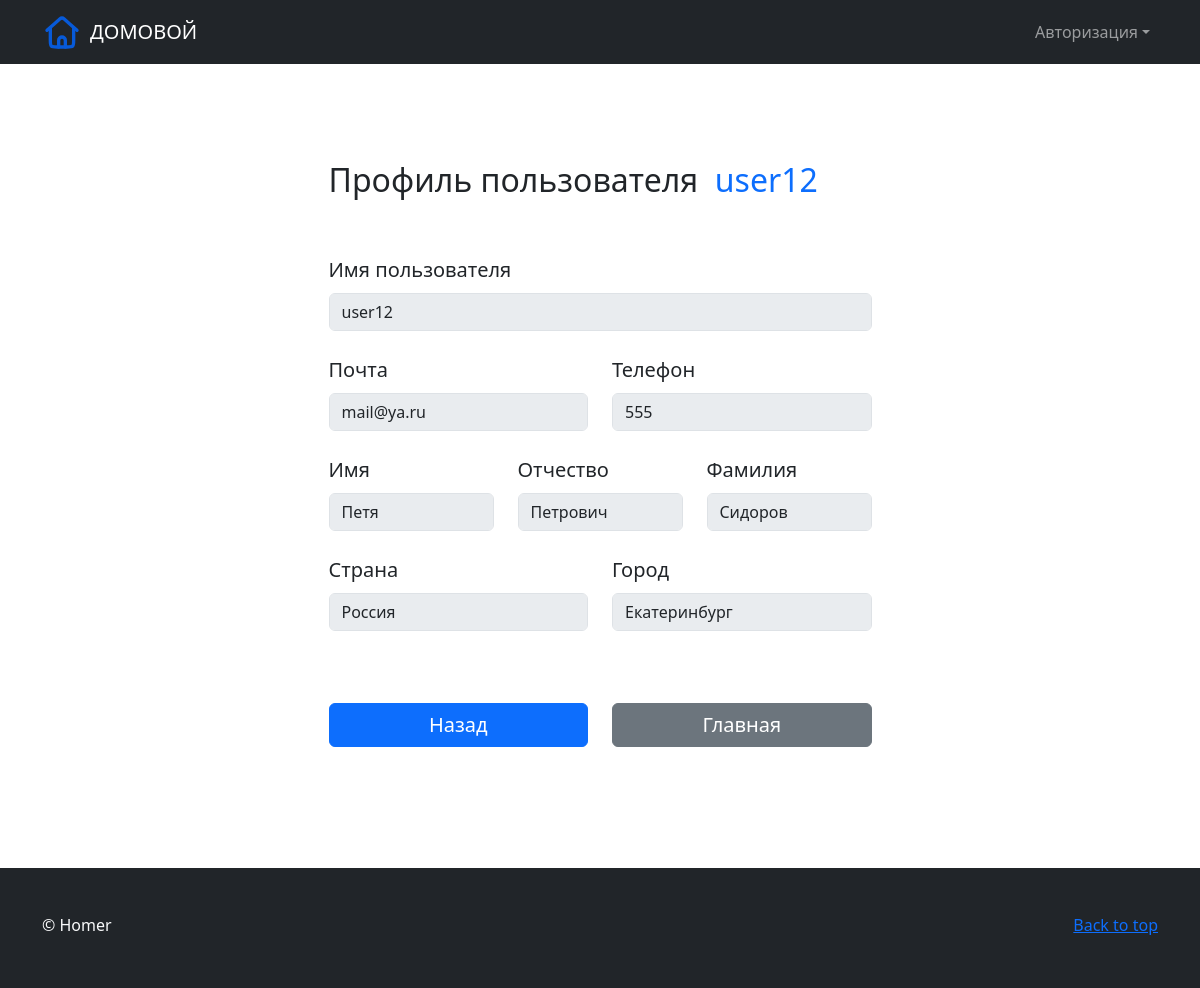
/user/16/, run on the app's committed database.
### user/models.py (models this page shows, shortened)
class User(djangoUser):
    id = models.BigAutoField(primary_key=True)
    profile_photo = models.ImageField(
        upload_to="profile_photos/",
        default="profile_photos/default.png"
    )
    country = models.CharField(max_length=30, null=True)
    city = models.CharField(max_length=30, null=True)
    first_name = models.CharField(_("first name"), max_length=30, null=True)
    last_name = models.CharField(_("last name"), max_length=30, null=True)
    middle_name = models.CharField(max_length=30, blank=True, null=True)
    phone = models.CharField(max_length=15, null=True)
    creation_date = models.DateTimeField(auto_now=True)

### user/views.py (the view)
# urls.py: path('user/<int:user_id>/', views.user_page, name='user')
def user_page(request, user_id):
    user_current = get_object_or_404(User, pk=user_id)
    return render(request, "profile/user.html", {
        'user_current': user_current
    })

### user/templates/profile/user.html
{% extends 'base.html' %}
{% load static %}
{% block content %}
    <div class="container h-100">
        <div class="row d-flex justify-content-center align-items-center h-100">
            <div class="col-12 col-md-8 col-lg-6 col-xl-7">
                <div class="card border-white">
                    <div class="card-body p-5 text-left">
                        <div class="mb-md-5 mt-md-5">
                            <div class="row fs-5">
                                <div class="d-flex">
                                    <h2 class="text-dark">Профиль пользователя &nbsp;</h2>
                                    <h2 class="text-primary">{{ user_current.username }}</h2>
                                </div>
                                <div class="mt-5 mb-4">
                                    <label for="username" class="form-label">Имя пользователя</label>
                                    <input class="form-control" disabled type="text" maxlength="30" value="{{ user_current.username }}" name="formUsername" id="username" required>
                                </div>
                                <div class="mb-4 col-md-6">
                                    <label for="Email" class="form-label">Почта</label>
                                    <input class="form-control" disabled id="Email" type="email" maxlength="30" value="{{ user_current.email }}" name="formEmail">
                                </div>
                                <div class="mb-4 col-md-6">
                                    <label for="Phone" class="form-label">Телефон</label>
                                    <input class="form-control" disabled id="Phone" type="text" maxlength="30" value="{{ user_current.phone }}" name="formPhone">
                                </div>
                                <div class="mb-4 col-md-4">
                                    <label for="firstname" class="form-label">Имя</label>
                                    <input class="form-control" disabled id="firstname" type="text" maxlength="30" value="{{ user_current.first_name }}" name="formFirst">
                                </div>
                                <div class="mb-4 col-md-4">
                                    <label for="middlename" class="form-label">Отчество</label>
                                    <input class="form-control" disabled id="middlename" type="text" maxlength="30" value="{{ user_current.middle_name }}" name="formMiddle">
                                </div>
                                <div class="mb-4 col-md-4">
                                    <label for="lastname" class="form-label">Фамилия</label>
                                    <input class="form-control" disabled id="lastname" type="text" maxlength="30" value="{{ user_current.last_name }}" name="formLast">
                                </div>
                                <div class="mb-4 col-md-6">
                                    <label for="Country" class="form-label">Страна</label>
                                    <input class="form-control" disabled id="Country" type="text" maxlength="30" value="{{ user_current.country }}" name="formCountry">
                                </div>
                                <div class="mb-4 col-md-6">
                                    <label for="City" class="form-label">Город</label>
                                    <input class="form-control" disabled id="City" type="text" maxlength="30" value="{{ user_current.city }}" name="formCity">
                                </div>
                                <div class="mt-5 mb-4 col-md-6">
                                    <a class="btn btn-primary fs-5 col-md-12" href="javascript:history.back()" role="button">Назад</a>
                                </div>
                                <div class="mt-5 mb-4 col-md-6">
                                    <a class="btn btn-secondary fs-5 col-md-12" href="/" role="button">Главная</a>
                                </div>
                            </div>
                        </div>
                    </div>
                </div>
            </div>
        </div>
    </div>
{% endblock %}

### data on the page
User: username "user12", formUsername "user12", formEmail "mail@ya.ru", formPhone "555", formFirst "Петя", formMiddle "Петрович", formLast "Сидоров", formCountry "Россия", formCity "Екатеринбург"
